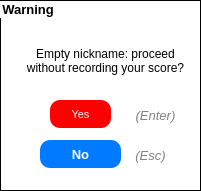
  <widget class="QGroupBox" name="groupWarningEmptyNickname">
   <property name="geometry">
    <rect>
     <x>20</x>
     <y>90</y>
     <width>201</width>
     <height>191</height>
    </rect>
   </property>
   <property name="font">
    <font>
     <family>MS Shell Dlg 2</family>
     <pointsize>10</pointsize>
     <weight>75</weight>
     <bold>true</bold>
     <underline>false</underline>
    </font>
   </property>
   <property name="styleSheet">
    <string notr="true">background-color: white; background-color: white; border: 1px solid black;</string>
   </property>
   <property name="title">
    <string>Warning</string>
   </property>
   <widget class="QPushButton" name="btnNotRecordScore2">
    <property name="geometry">
     <rect>
      <x>50</x>
      <y>100</y>
      <width>61</width>
      <height>28</height>
     </rect>
    </property>
    <property name="font">
     <font>
      <pointsize>8</pointsize>
     </font>
    </property>
    <property name="focusPolicy">
     <enum>Qt::NoFocus</enum>
    </property>
    <property name="styleSheet">
     <string notr="true">#btnNotRecordScore2 {
background: red; color: white; border: none; border-radius: 10%;
}
#btnNotRecordScore2:hover {
background: #cc0000;
}
#btnNotRecordScore2:pressed {
background: #990000;
}</string>
    </property>
    <property name="text">
     <string>Yes</string>
    </property>
   </widget>
   <widget class="QPushButton" name="btnBackToNickname">
    <property name="geometry">
     <rect>
      <x>40</x>
      <y>140</y>
      <width>81</width>
      <height>28</height>
     </rect>
    </property>
    <property name="font">
     <font>
      <pointsize>10</pointsize>
      <weight>75</weight>
      <bold>true</bold>
     </font>
    </property>
    <property name="focusPolicy">
     <enum>Qt::NoFocus</enum>
    </property>
    <property name="styleSheet">
     <string notr="true">#btnBackToNickname{
background: #007bff; color: white; border: none; border-radius: 10%;
}
#btnBackToNickname:hover {
background-color: #0056b3;
}
#btnBackToNickname:pressed {
background-color: #003366;}
</string>
    </property>
    <property name="text">
     <string>No</string>
    </property>
   </widget>
   <widget class="QLabel" name="lblNotifications_12">
    <property name="geometry">
     <rect>
      <x>120</x>
      <y>100</y>
      <width>71</width>
      <height>31</height>
     </rect>
    </property>
    <property name="font">
     <font>
      <pointsize>10</pointsize>
      <italic>true</italic>
     </font>
    </property>
    <property name="styleSheet">
     <string notr="true">border: none; background: none; color: gray;</string>
    </property>
    <property name="text">
     <string>(Enter)</string>
    </property>
    <property name="alignment">
     <set>Qt::AlignCenter</set>
    </property>
    <property name="wordWrap">
     <bool>true</bool>
    </property>
   </widget>
   <widget class="QLabel" name="lblNotifications_13">
    <property name="geometry">
     <rect>
      <x>130</x>
      <y>140</y>
      <width>41</width>
      <height>31</height>
     </rect>
    </property>
    <property name="font">
     <font>
      <pointsize>10</pointsize>
      <italic>true</italic>
     </font>
    </property>
    <property name="styleSheet">
     <string notr="true">border: none; background: none; color: gray;</string>
    </property>
    <property name="text">
     <string>(Esc)</string>
    </property>
    <property name="alignment">
     <set>Qt::AlignCenter</set>
    </property>
    <property name="wordWrap">
     <bool>true</bool>
    </property>
   </widget>
   <widget class="QLabel" name="lblWarningEmptyNickname">
    <property name="geometry">
     <rect>
      <x>20</x>
      <y>25</y>
      <width>171</width>
      <height>71</height>
     </rect>
    </property>
    <property name="font">
     <font>
      <pointsize>9</pointsize>
     </font>
    </property>
    <property name="styleSheet">
     <string notr="true">border: none;</string>
    </property>
    <property name="text">
     <string>Empty nickname: proceed without recording your score?</string>
    </property>
    <property name="alignment">
     <set>Qt::AlignCenter</set>
    </property>
    <property name="wordWrap">
     <bool>true</bool>
    </property>
   </widget>
  </widget>
